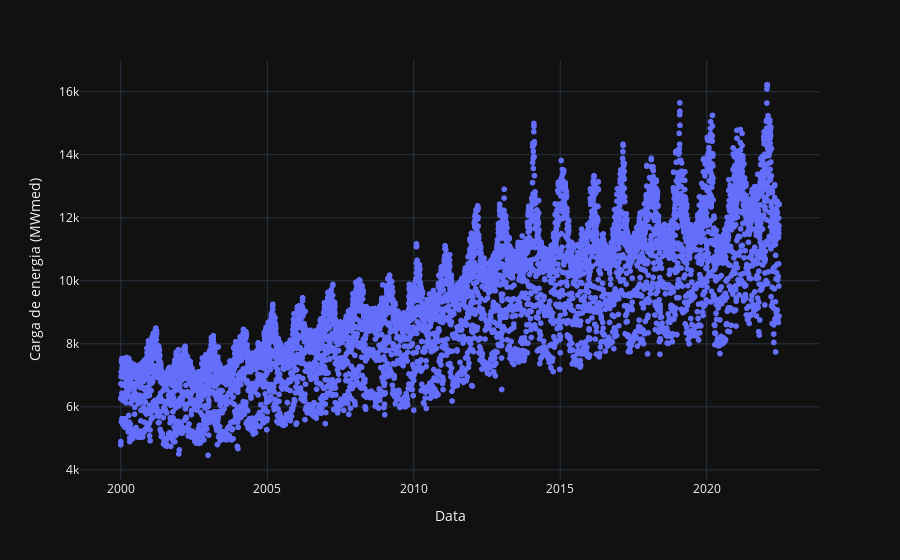

Notebook source saved alongside this figure:
### Code cell
fig = px.scatter(df_load_sul, x = "date", y = "load_mwmed", 
                labels=dict(date="Data", load_mwmed="Carga de energia (MWmed)"),
                template = 'plotly_dark'
                )

fig.show()

### Figure 1 — Plotly figure (JSON) as saved in the notebook; plotly's stock layout.template omitted (floating-point values rounded to 4 significant figures; data arrays with more than 128 entries replaced by an {"elided": "..."} marker saying what was removed)
{"data": [{"hovertemplate": "Data=%{x}<br>Carga de energia (MWmed)=%{y}<extra></extra>", "legendgroup": "", "marker": {"color": "#636efa", "symbol": "circle"}, "mode": "markers", "name": "", "showlegend": false, "type": "scattergl", "x": {"elided": "8211 str values"}, "xaxis": "x", "y": {"elided": "8211 float values"}, "yaxis": "y"}], "layout": {"legend": {"tracegroupgap": 0}, "margin": {"t": 60}, "xaxis": {"anchor": "y", "domain": [0, 1], "title": {"text": "Data"}}, "yaxis": {"anchor": "x", "domain": [0, 1], "title": {"text": "Carga de energia (MWmed)"}}}}
